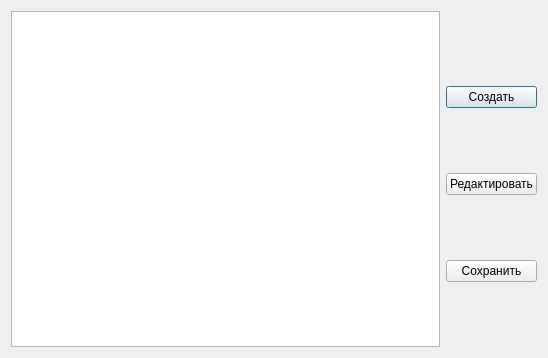
<?xml version="1.0" encoding="UTF-8"?>
<ui version="4.0">
 <class>SongListDialog</class>
 <widget class="QDialog" name="SongListDialog">
  <property name="geometry">
   <rect>
    <x>0</x>
    <y>0</y>
    <width>548</width>
    <height>358</height>
   </rect>
  </property>
  <property name="windowTitle">
   <string/>
  </property>
  <layout class="QGridLayout" name="gridLayout">
   <item row="0" column="1">
    <layout class="QVBoxLayout" name="verticalLayout_5">
     <property name="spacing">
      <number>0</number>
     </property>
     <property name="leftMargin">
      <number>0</number>
     </property>
     <property name="topMargin">
      <number>10</number>
     </property>
     <item>
      <widget class="QPushButton" name="btnCreate">
       <property name="text">
        <string>Создать</string>
       </property>
      </widget>
     </item>
     <item>
      <widget class="QPushButton" name="btnEdit">
       <property name="text">
        <string>Редактировать</string>
       </property>
      </widget>
     </item>
     <item>
      <widget class="QPushButton" name="btnSave">
       <property name="text">
        <string>Сохранить</string>
       </property>
      </widget>
     </item>
    </layout>
   </item>
   <item row="0" column="0">
    <widget class="QTableView" name="tableView">
     <property name="sizePolicy">
      <sizepolicy hsizetype="Expanding" vsizetype="Expanding">
       <horstretch>0</horstretch>
       <verstretch>0</verstretch>
      </sizepolicy>
     </property>
     <property name="wordWrap">
      <bool>true</bool>
     </property>
     <attribute name="horizontalHeaderStretchLastSection">
      <bool>true</bool>
     </attribute>
    </widget>
   </item>
  </layout>
 </widget>
 <resources/>
 <connections/>
</ui>
